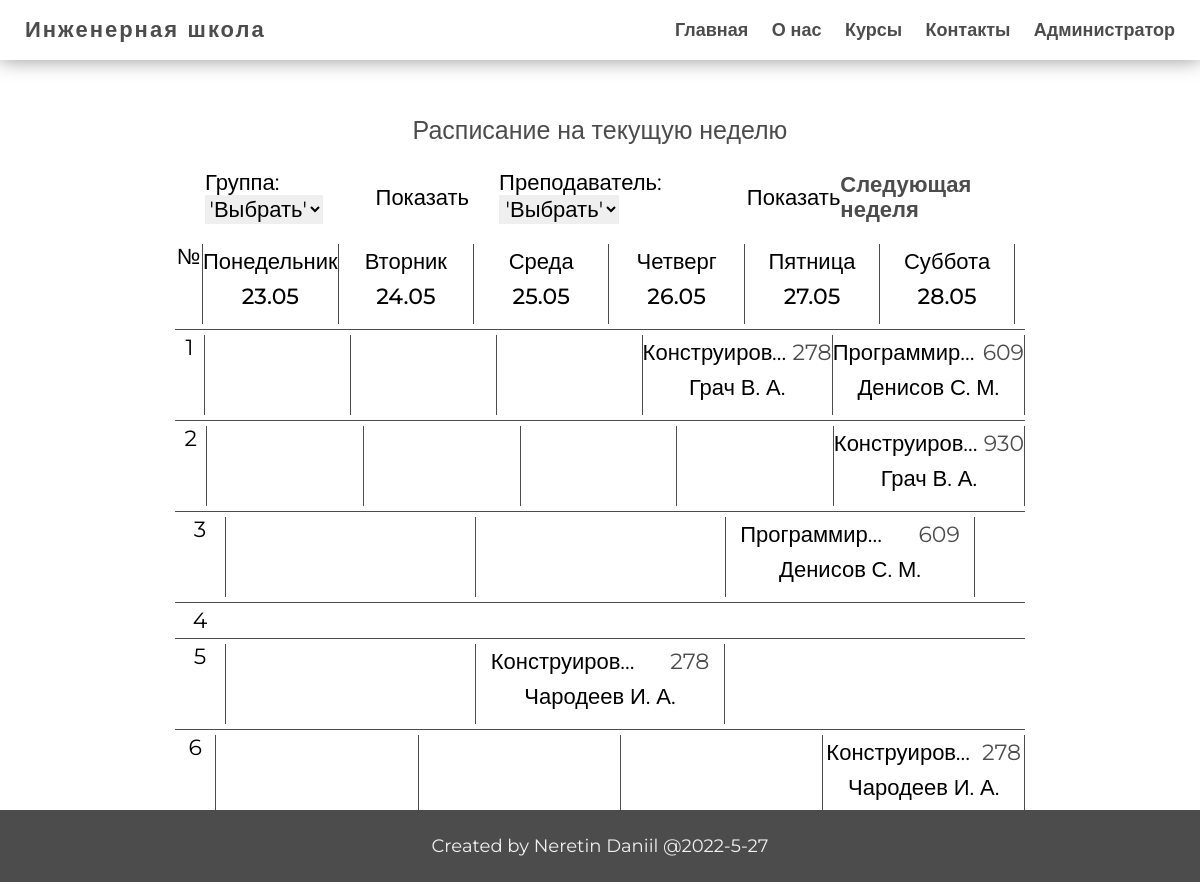
Page /admin/timetable/index_this.php (signed in) on the committed database.
### tables this page shows
CREATE TABLE `lessons` (
  `id_lesson` int NOT NULL,
  `date` date NOT NULL,
  `id_timetable` int NOT NULL,
  `id_teacher` int NOT NULL,
  `id_group` int NOT NULL
);

### app/controllers/sort_find.php (called while the page is built, shortened)
<?php
$lessons = selectOrder('selectlessons', 'date, name_l');
$day_of_week = [
    'Понедельник',
    'Вторник',
    'Среда',
    'Четверг',
    'Пятница',
    'Суббота',
];
$period = new DatePeriod(
    new DateTime(date('Y-m-d', strtotime('monday this week'))),
    new DateInterval('P1D'),
    (new DateTime(date('Y-m-d', strtotime('saturday this week'))))->modify('+1 day')
);
$week = [];
foreach( $period as $date) {
    $week[] = $date->format('d.m');
}

### app/db/db.php (called while the page is built, shortened)
<?php
require('connect.php');
function checkErrors($query)
{
    $errInfo = $query->errorInfo();
    return true;
}
function selectOrder($table, $sort_sql, $params = [])
{
    global $pdo;
    $sql = "select * from `$table`";
    if (!empty($params)) {
        $i = 0;
        foreach ($params as $key => $value) {
            $value = "`" . $value . "`";
            $key = "'" . $key . "'";
            if ($i === 0) {
                $sql = $sql . " WHERE $value = $key";
            } elseif ($i === 1) {
                $sql = $sql . " AND $value >= $key";
            } else {
                $sql = $sql . " AND $value <= $key";
            }
            $i++;
        }
    }
    $sql = $sql . " ORDER BY $sort_sql";
    $query = $pdo->prepare($sql);
    $query->execute();
    return $query->fetchAll();
}

### app/controllers/control.php (called while the page is built, shortened)
<?php
include SITE_ROOT . '/app/db/db.php';
include SITE_ROOT . '/app/controllers/sort_find.php';

### path.php (called while the page is built, shortened)
<?php
include SITE_ROOT . '/app/controllers/control.php';

### admin/timetable/index_this.php (the view, shortened to what this page needs)
<?php
include '../../path.php';
?>
<!DOCTYPE html>
<html lang="ru">
<head>
    <?php include SITE_ROOT . '/app/include/head.php' ?>
</head>
<body>
<div class="wrapper">
    <?php include SITE_ROOT . '/app/include/header.php' ?>
    <main class="main">
        <div class="">
            <div class="admin_pages">
                <div class="admin_table">
                    <div class="title">Расписание на текущую неделю</div>
                    <div class="search_menu">
                        <form class="search_menu" method="post">
                            <label class="label_line">
                                <span>Группа:</span>
                                <select name="id_group" required>
                                    <option value="" selected>'Выбрать'</option>
                                </select>
                            </label>
                            <button type="submit" value="this" name="find_timetable_group">Показать</button>
                        </form>
                        <form class="search_menu" method="post">
                            <label class="label_line">
                                <span>Преподаватель:</span>
                                <select name="id_teacher" required>
                                    <option value="" selected>'Выбрать'</option>
                                </select>
                            </label>
                            <button type="submit" value="this" name="find_timetable_teacher">Показать</button>
                        </form>
                        <a class="right bold_text" href="index_next.php">Следующая неделя</a>
                    </div>
                    <div class="head_table">
                        <span class="number">№</span>
                        <?php for ($i = 0; $i < 6; $i++): ?>
                        <span class="timetable_block">
                            <span><?=$day_of_week[$i]?></span>
                            <span><?=$week[$i]?></span>
                        </span>
                        <?php endfor; ?>
                    </div>
                    <div class="table">
                        <?php for ($i = 1; $i <= 6; $i++): ?>
                            <div class="row_table">
                                <span class="number"><?=$i?></span>
                                <?php foreach (${'lessons'.$i} as $key => $lesson): ?>
                                    <?php while ($lesson['date'] !== ${'this_date'.$i}): ?>
                                        <span class=" timetable_block"></span>
                                    <?php endwhile; ?>
                                    <span class=" timetable_block">
                                        <span style="display: flex; justify-content: space-around">
                                            <span title="<?= $lesson['name'] ?>" class="perenos"><?= $lesson['name'] ?></span>
                                            <a href="../groups/info_group.php?id_group=<?=$lesson['id_group']?>"><?=$lesson['number']?></a>
                                        </span>
                                        <span>
                                            <?=$lesson['surname']?>
                                            <?= ' ' . mb_substr($lesson['name_t'], 0, 1) . '.' ?>
                                            <?= mb_substr($lesson['last_name'], 0, 1) . '.' ?>
                                        </span>
                                    </span>
                                <?php endforeach; ?>
                            </div>
                        <?php endfor; ?>
                    </div>
                </div>
            </div>
        </div>
    </main>
    <?php include SITE_ROOT . '/app/include/footer.php' ?>
</div>
</body>
</html>

### css/StylePHP.css (style rules this page uses)
.admin_table { margin: 0 auto; }
.admin_pages .admin_table .head_table { padding-right: 10px; }
select { font-family: "Montserrat", sans-serif; }
.label_line select { font-size: 22px; text-align: end; }
.timetable_block { width: 250px; text-align: center; height: 80px; border-left: 1px solid #4c4c4c; margin: 5px 0; display: flex; flex-direction: column; }
.timetable_block:last-child { border-right: 1px solid #4c4c4c; }
.perenos { height: 35px; width: 150px; overflow: hidden; text-overflow: ellipsis; }
.search_menu .right { margin-right: 0; margin-left: auto; }
.search_menu .bold_text { font-weight: 600; }

### rows in the picture
lessons: name "Конструиров…", number "278", surname "Грач", name_t "В", last_name "А"
lessons: name "Программир…", number "609", surname "Денисов", name_t "С", last_name "М"
lessons: name "Конструиров…", number "930", surname "Грач", name_t "В", last_name "А"
lessons: name "Программир…", number "609", surname "Денисов", name_t "С", last_name "М"
lessons: name "Конструиров…", number "278", surname "Чародеев", name_t "И", last_name "А"
lessons: name "Конструиров…", number "278", surname "Чародеев", name_t "И", last_name "А"

### other values in the picture
$day_of_week[$i] "Понедельник"
$week[$i] "23.05"
$day_of_week[$i] "Вторник"
$week[$i] "24.05"
$day_of_week[$i] "Среда"
$week[$i] "25.05"
$day_of_week[$i] "Четверг"
$week[$i] "26.05"
$day_of_week[$i] "Пятница"
$week[$i] "27.05"
$day_of_week[$i] "Суббота"
$week[$i] "28.05"
